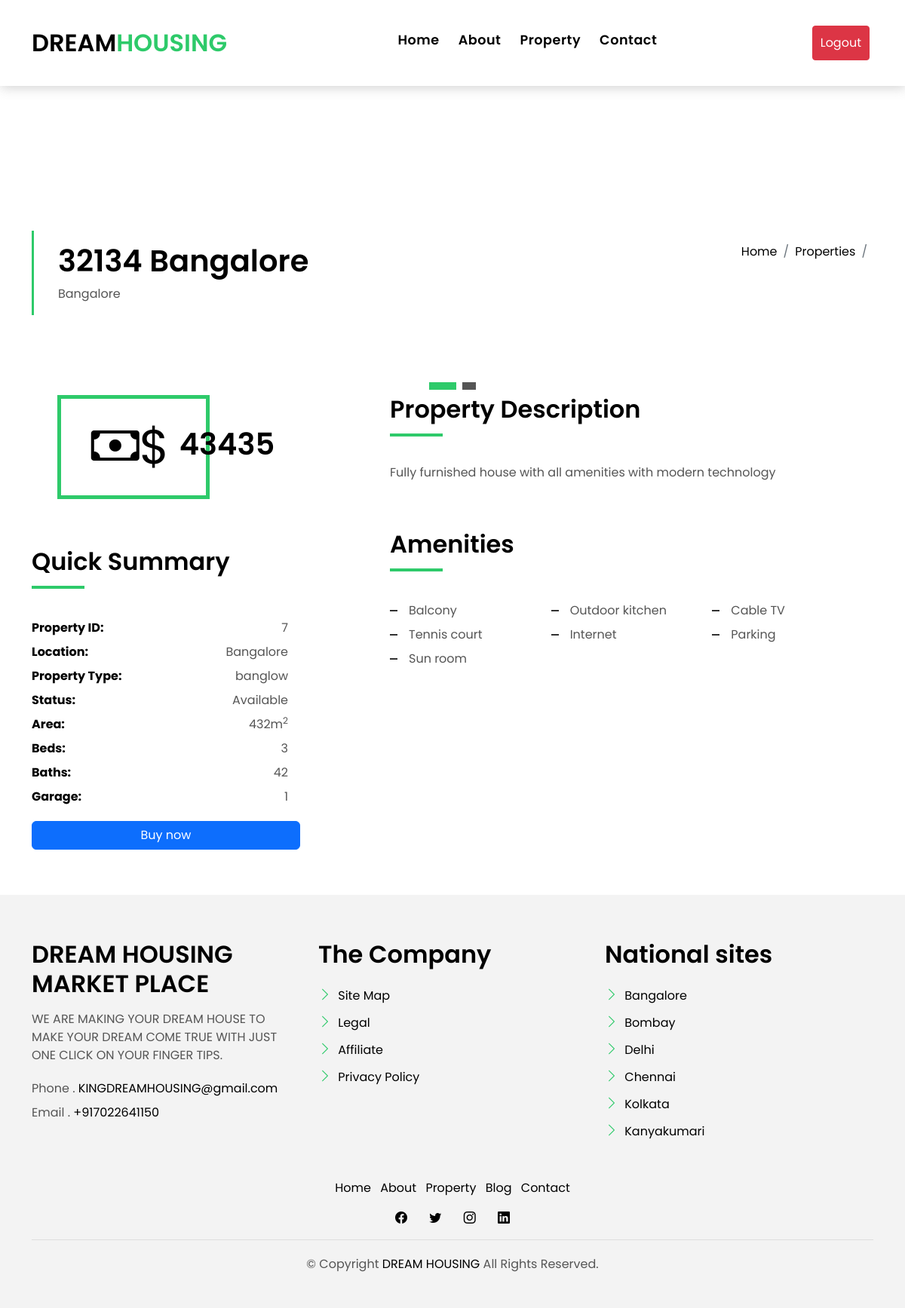
Screenshot of /viewproperty/7 (signed in) with the database file from the repository.
### website/models.py (models this page shows)
class Property(db.Model):
    id = db.Column(db.Integer, primary_key=True)
    property_id = db.Column(db.String(50))
    description = db.Column(db.String(400))
    price =  db.Column(db.String(100))
    location = db.Column(db.String(150))
    property_type = db.Column(db.String(150))
    status = db.Column(db.Boolean, default=False, nullable=False)
    area = db.Column(db.String(150))
    imageUrls = db.Column(db.String(1000))
    beds = db.Column(db.Integer)
    baths = db.Column(db.Integer)
    garage = db.Column(db.Integer)
    balcony = db.Column(db.Boolean, default=False)
    outdoor_kitchen = db.Column(db.Boolean, default=False)
    cable_tv = db.Column(db.Boolean, default=False)
    decks = db.Column(db.Boolean, default=False)
    tennis_court = db.Column(db.Boolean, default=False)
    internet = db.Column(db.Boolean, default=False)
    parking = db.Column(db.Boolean, default=False)
    sun_room = db.Column(db.Boolean, default=False)
    concrete_flooring = db.Column(db.Boolean, default=False)
    date = db.Column(db.DateTime(timezone=True), default=func.now())

### website/views.py (the view)
@views.route('/viewproperty/<property_id>', methods=['GET'])
@login_required
def viewproperty(property_id):
    property = Property.query.get(property_id)
    if property:
        return render_template("property-single.html", user=current_user, property=property)
    else:
        flash("Property not found.", "error")
        return redirect(url_for("views.property"))

### website/templates/property-single.html (shortened to what this page needs)
{% extends "base.html" %} {% block title %}Property Details{% endblock %} {%
block content %}
<main id="main">
  <section class="intro-single">
    <div class="container">
      <div class="row">
        <div class="col-md-12 col-lg-8">
          <div class="title-single-box">
            <h1 class="title-single">
              {{ property.property_id }} {{ property.location }}
            </h1>
            <span class="color-text-a">{{ property.location }}</span>
          </div>
        </div>
        <div class="col-md-12 col-lg-4">
          <nav
            aria-label="breadcrumb"
            class="breadcrumb-box d-flex justify-content-lg-end"
          >
            <ol class="breadcrumb">
              <li class="breadcrumb-item">
                <a href="/">Home</a>
              </li>
              <li class="breadcrumb-item">
                <a href="/property">Properties</a>
              </li>
              <li class="breadcrumb-item active" aria-current="page">
              </li>
            </ol>
          </nav>
        </div>
      </div>
    </div>
  </section>
  <section class="property-single nav-arrow-b">
    <div class="container">
      <div class="row justify-content-center">
        <div class="col-lg-8">
          <div id="property-single-carousel" class="swiper">
            <div class="swiper-wrapper">
              {% set images = property.imageUrls.split(',') %} {% for image in
              images %}
              <div class="carousel-item-b swiper-slide">
              </div>
              {% endfor %}
            </div>
          </div>
          <div
            class="property-single-carousel-pagination carousel-pagination"
          ></div>
        </div>
      </div>
      <div class="row">
        <div class="col-sm-12">
          <div class="row justify-content-between">
            <div class="col-md-5 col-lg-4">
              <div class="property-price d-flex justify-content-center foo">
                <div class="card-header-c d-flex">
                  <div class="card-box-ico">
                    <span class="bi bi-cash">$</span>
                  </div>
                  <div class="card-title-c align-self-center">
                    <h5 class="title-c">{{ property.price }}</h5>
                  </div>
                </div>
              </div>
              <div class="property-summary">
                <div class="row">
                  <div class="col-sm-12">
                    <div class="title-box-d section-t4">
                      <h3 class="title-d">Quick Summary</h3>
                    </div>
                  </div>
                </div>
                <div class="summary-list">
                  <ul class="list">
                    <li class="d-flex justify-content-between">
                      <strong>Property ID:</strong>
                      <span>{{ property.id }}</span>
                    </li>
                    <li class="d-flex justify-content-between">
                      <strong>Location:</strong>
                      <span>{{ property.location }}</span>
                    </li>
                    <li class="d-flex justify-content-between">
                      <strong>Property Type:</strong>
                      <span>{{ property.property_type }}</span>
                    </li>
                    <li class="d-flex justify-content-between">
                      <strong>Status:</strong>
                      <span
                        >{{ "Available" if property.status else "Not Available"
                        }}</span
                      >
                    </li>
                    <li class="d-flex justify-content-between">
                      <strong>Area:</strong>
                      <span>{{ property.area }}m<sup>2</sup></span>
                    </li>
                    <li class="d-flex justify-content-between">
                      <strong>Beds:</strong>
                      <span>{{ property.beds }}</span>
                    </li>
                    <li class="d-flex justify-content-between">
                      <strong>Baths:</strong>
                      <span>{{ property.baths }}</span>
                    </li>
                    <li class="d-flex justify-content-between">
                      <strong>Garage:</strong>
                      <span>{{ property.garage }}</span>
                    </li>
                  </ul>
                </div>
                {% if property.status %}
                <a
                  href="/property-request/{{ property.id }}"
                  class="btn btn-primary btn-block"
                >
                  Buy now
                </a>
                {% else %}
                <button type="button" class="btn btn-danger btn-block" disabled>
                  Not Available
                </button>
                {% endif %}
              </div>
            </div>
            <div class="col-md-7 col-lg-7 section-md-t3">
              <div class="row">
                <div class="col-sm-12">
                  <div class="title-box-d">
                    <h3 class="title-d">Property Description</h3>
                  </div>
                </div>
              </div>
              <div class="property-description">
                <p class="description color-text-a">
                  {{ property.description }}
                </p>
              </div>
              <div class="row section-t3">
                <div class="col-sm-12">
                  <div class="title-box-d">
                    <h3 class="title-d">Amenities</h3>
                  </div>
                </div>
              </div>
              <div class="amenities-list color-text-a">
                <ul class="list-a no-margin">
                  {% if property.balcony %}
                  <li>Balcony</li>
                  {% endif %} {% if property.outdoor_kitchen %}
                  <li>Outdoor kitchen</li>
                  {% endif %} {% if property.cable_tv %}
                  <li>Cable TV</li>
                  {% endif %}  {% if property.tennis_court %}
                  <li>Tennis court</li>
                  {% endif %} {% if property.internet %}
                  <li>Internet</li>
                  {% endif %} {% if property.parking %}
                  <li>Parking</li>
                  {% endif %} {% if property.sun_room %}
                  <li>Sun room</li>
                  {% endif %}
                </ul>
              </div>
            </div>
          </div>
        </div>
      </div>
    </div>
  </section>
</main>
{% endblock %}

### website/static/assets/css/style.css (style rules this page uses)
body { font-family: "Poppins", sans-serif; color: #555555; }
h1, h2, h3, h4, h5, h6 { color: #000000; }
a { color: #000000; text-decoration: none; transition: all 0.5s ease; }
.color-text-a { text-decoration: none; color: #555555; }
.no-margin { margin: 0; }
.list-a { text-decoration: none; display: inline-block; line-height: 2; padding: 0; list-style: none; }
.list-a li { position: relative; width: 50%; float: left; padding-left: 25px; padding-right: 5px; }
@media (min-width: 992px) { .list-a li { width: 33.333%; } }
.list-a li:before { content: ""; width: 10px; height: 2px; position: absolute; background-color: #313131; top: 15px; left: 0; }
.section-t4 { padding-top: 4rem; }
.section-t3 { padding-top: 3rem; }
.title-box-d { padding-bottom: 1.8rem; margin-bottom: 1rem; position: relative; }
.title-box-d .title-d { font-weight: 600; font-size: 2rem; }
.title-box-d .title-d:after { content: ""; position: absolute; width: 70px; height: 4px; background-color: #2eca6a; bottom: 20px; left: 0; }
.carousel-pagination { margin-top: 10px; text-align: center; }
.btn { transition: 0.5s ease; }
.intro-single { padding: 12rem 0 3rem; }
.intro-single .title-single-box { padding: 1rem 0 1rem 2rem; }
.intro-single .title-single-box { border-left: 3px solid #2eca6a; }
.intro-single .title-single-box .title-single { font-weight: 600; font-size: 2.2rem; }
@media (min-width: 768px) { .intro-single .title-single-box .title-single { font-size: 2.1rem; } }
@media (min-width: 992px) { .intro-single .title-single-box .title-single { font-size: 2.5rem; } }
.intro-single .breadcrumb-box { padding: 1rem 0 0 0.5rem; }
.intro-single .breadcrumb { background-color: transparent; padding-right: 0; padding-left: 0; }
.property-price { margin: 0 auto; }
.property-price .card-header-c { padding: 0; }
.summary-list { padding-right: 1rem; color: #000000; }
.summary-list .list { padding: 0; line-height: 2; }
.summary-list .list span { color: #555555; }
.card-header-c { padding: 0 1rem 1rem 1rem; }
.card-box-ico { padding: 1rem 3rem 1rem 2.5rem; border: 5px solid #2eca6a; }
.card-box-ico span { font-size: 4rem; color: #000000; }
.title-c { font-size: 2.5rem; font-weight: 600; margin-left: -40px; }
@media (min-width: 768px) { .title-c { font-size: 1.8rem; } }
@media (min-width: 992px) { .title-c { font-size: 2.5rem; } }

### rows the page displays
Property: property_id "32134", location "Bangalore", price "43435", id "7", property_type "banglow", status "Available", area "432", beds "3", baths "42", garage "1", description "Fully furnished house with all amenities with modern technology"
